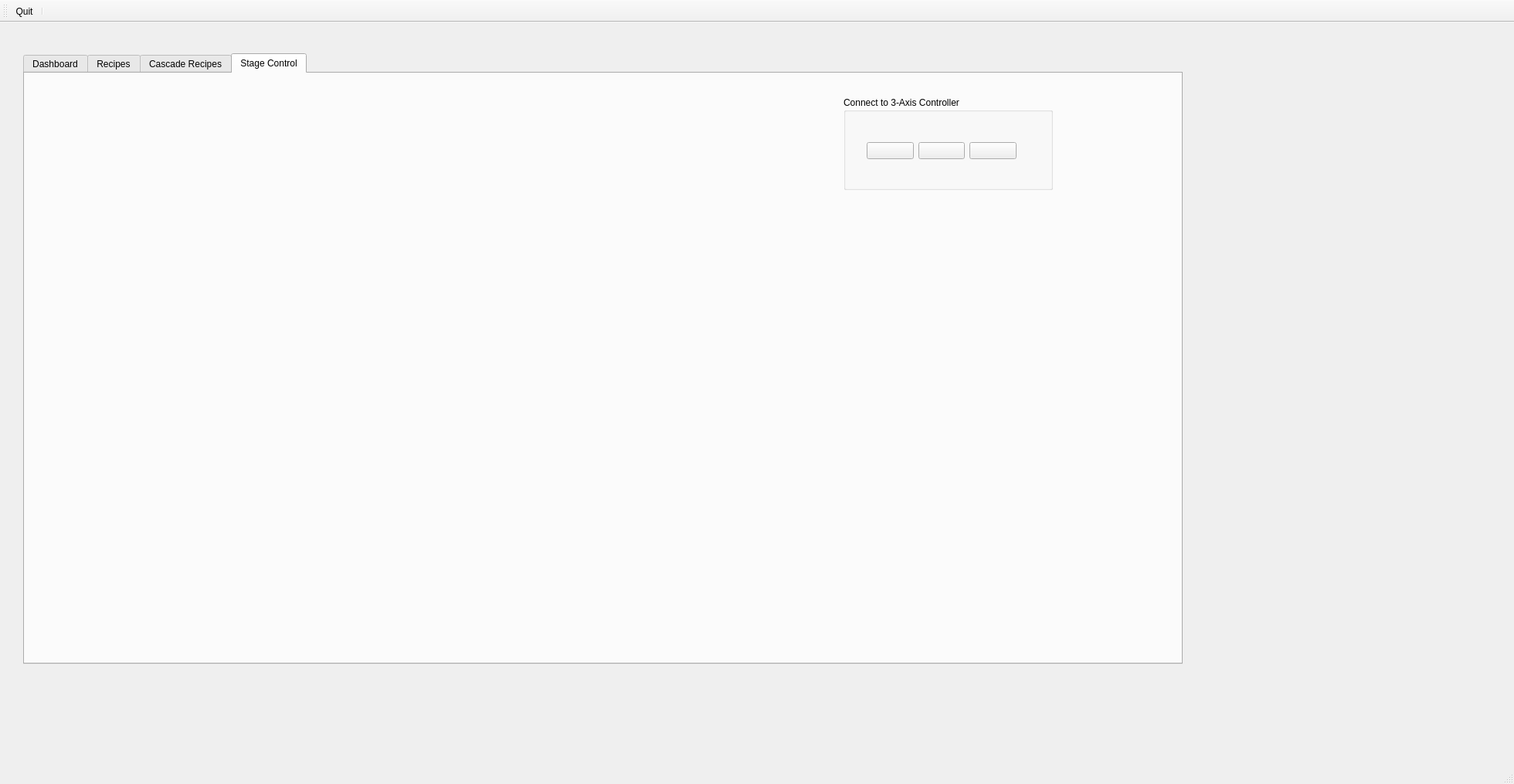
<?xml version="1.0" encoding="UTF-8"?>
<ui version="4.0">
 <class>MainWindow</class>
 <widget class="QMainWindow" name="MainWindow">
  <property name="geometry">
   <rect>
    <x>0</x>
    <y>0</y>
    <width>1960</width>
    <height>1015</height>
   </rect>
  </property>
  <property name="sizePolicy">
   <sizepolicy hsizetype="Minimum" vsizetype="Minimum">
    <horstretch>0</horstretch>
    <verstretch>0</verstretch>
   </sizepolicy>
  </property>
  <property name="minimumSize">
   <size>
    <width>75</width>
    <height>75</height>
   </size>
  </property>
  <property name="windowTitle">
   <string>MainWindow</string>
  </property>
  <property name="styleSheet">
   <string notr="true"/>
  </property>
  <widget class="QWidget" name="centralwidget">
   <widget class="QTabWidget" name="mainTabWidget">
    <property name="geometry">
     <rect>
      <x>30</x>
      <y>40</y>
      <width>1501</width>
      <height>791</height>
     </rect>
    </property>
    <property name="tabPosition">
     <enum>QTabWidget::North</enum>
    </property>
    <property name="tabShape">
     <enum>QTabWidget::Rounded</enum>
    </property>
    <property name="currentIndex">
     <number>3</number>
    </property>
    <property name="iconSize">
     <size>
      <width>48</width>
      <height>48</height>
     </size>
    </property>
    <property name="movable">
     <bool>false</bool>
    </property>
    <widget class="QWidget" name="tab_2">
     <attribute name="icon">
      <iconset theme="applications-office">
       <normaloff>.</normaloff>.</iconset>
     </attribute>
     <attribute name="title">
      <string>Dashboard</string>
     </attribute>
     <widget class="QGroupBox" name="groupBox_3">
      <property name="geometry">
       <rect>
        <x>1060</x>
        <y>30</y>
        <width>401</width>
        <height>101</height>
       </rect>
      </property>
      <property name="title">
       <string>Connect to Main Controller</string>
      </property>
      <widget class="QPushButton" name="mainConnectButton">
       <property name="geometry">
        <rect>
         <x>150</x>
         <y>30</y>
         <width>71</width>
         <height>61</height>
        </rect>
       </property>
       <property name="text">
        <string/>
       </property>
       <property name="icon">
        <iconset resource="../ONTOS3.qrc">
         <normaloff>:/images/connect.png</normaloff>:/images/connect.png</iconset>
       </property>
       <property name="iconSize">
        <size>
         <width>48</width>
         <height>48</height>
        </size>
       </property>
      </widget>
      <widget class="QComboBox" name="mainSerialBox">
       <property name="geometry">
        <rect>
         <x>20</x>
         <y>30</y>
         <width>121</width>
         <height>61</height>
        </rect>
       </property>
      </widget>
      <widget class="QPushButton" name="mainDisconnectButton">
       <property name="geometry">
        <rect>
         <x>230</x>
         <y>30</y>
         <width>71</width>
         <height>61</height>
        </rect>
       </property>
       <property name="text">
        <string/>
       </property>
       <property name="icon">
        <iconset resource="../ONTOS3.qrc">
         <normaloff>:/images/disconnect.png</normaloff>:/images/disconnect.png</iconset>
       </property>
       <property name="iconSize">
        <size>
         <width>48</width>
         <height>48</height>
        </size>
       </property>
      </widget>
      <widget class="QPushButton" name="mainSettingsButton">
       <property name="geometry">
        <rect>
         <x>310</x>
         <y>30</y>
         <width>71</width>
         <height>61</height>
        </rect>
       </property>
       <property name="text">
        <string/>
       </property>
       <property name="icon">
        <iconset resource="../ONTOS3.qrc">
         <normaloff>:/images/settings.png</normaloff>:/images/settings.png</iconset>
       </property>
       <property name="iconSize">
        <size>
         <width>48</width>
         <height>48</height>
        </size>
       </property>
      </widget>
     </widget>
     <widget class="QGroupBox" name="groupBox_4">
      <property name="geometry">
       <rect>
        <x>100</x>
        <y>30</y>
        <width>311</width>
        <height>291</height>
       </rect>
      </property>
      <property name="title">
       <string>Gases</string>
      </property>
      <widget class="QWidget" name="verticalLayoutWidget">
       <property name="geometry">
        <rect>
         <x>40</x>
         <y>50</y>
         <width>221</width>
         <height>201</height>
        </rect>
       </property>
       <layout class="QVBoxLayout" name="verticalLayout">
        <item>
         <widget class="QProgressBar" name="progressBar_3">
          <property name="sizePolicy">
           <sizepolicy hsizetype="Expanding" vsizetype="Preferred">
            <horstretch>0</horstretch>
            <verstretch>0</verstretch>
           </sizepolicy>
          </property>
          <property name="value">
           <number>24</number>
          </property>
         </widget>
        </item>
        <item>
         <widget class="QProgressBar" name="progressBar_2">
          <property name="sizePolicy">
           <sizepolicy hsizetype="Expanding" vsizetype="Preferred">
            <horstretch>0</horstretch>
            <verstretch>0</verstretch>
           </sizepolicy>
          </property>
          <property name="value">
           <number>24</number>
          </property>
         </widget>
        </item>
        <item>
         <widget class="QProgressBar" name="progressBar_4">
          <property name="sizePolicy">
           <sizepolicy hsizetype="Expanding" vsizetype="Preferred">
            <horstretch>0</horstretch>
            <verstretch>0</verstretch>
           </sizepolicy>
          </property>
          <property name="value">
           <number>24</number>
          </property>
         </widget>
        </item>
        <item>
         <widget class="QProgressBar" name="progressBar">
          <property name="sizePolicy">
           <sizepolicy hsizetype="Expanding" vsizetype="Preferred">
            <horstretch>0</horstretch>
            <verstretch>0</verstretch>
           </sizepolicy>
          </property>
          <property name="value">
           <number>24</number>
          </property>
         </widget>
        </item>
       </layout>
      </widget>
     </widget>
    </widget>
    <widget class="QWidget" name="tab">
     <attribute name="icon">
      <iconset theme="applications-science">
       <normaloff>.</normaloff>.</iconset>
     </attribute>
     <attribute name="title">
      <string>Recipes</string>
     </attribute>
     <widget class="QGroupBox" name="groupBox">
      <property name="geometry">
       <rect>
        <x>40</x>
        <y>40</y>
        <width>551</width>
        <height>211</height>
       </rect>
      </property>
      <property name="title">
       <string>Gasses</string>
      </property>
      <property name="alignment">
       <set>Qt::AlignCenter</set>
      </property>
      <property name="flat">
       <bool>false</bool>
      </property>
      <property name="checkable">
       <bool>false</bool>
      </property>
      <widget class="QWidget" name="gridLayoutWidget">
       <property name="geometry">
        <rect>
         <x>30</x>
         <y>40</y>
         <width>493</width>
         <height>131</height>
        </rect>
       </property>
       <layout class="QGridLayout" name="gridLayout">
        <item row="2" column="3">
         <widget class="QPushButton" name="pushButton_4">
          <property name="sizePolicy">
           <sizepolicy hsizetype="Minimum" vsizetype="Preferred">
            <horstretch>0</horstretch>
            <verstretch>0</verstretch>
           </sizepolicy>
          </property>
          <property name="text">
           <string>Set</string>
          </property>
         </widget>
        </item>
        <item row="0" column="0">
         <widget class="QLabel" name="label">
          <property name="text">
           <string>MFC 1 Recipe Flow</string>
          </property>
          <property name="alignment">
           <set>Qt::AlignCenter</set>
          </property>
         </widget>
        </item>
        <item row="0" column="2">
         <widget class="QLabel" name="label_3">
          <property name="text">
           <string>MFC 3 Recipe Flow</string>
          </property>
          <property name="alignment">
           <set>Qt::AlignCenter</set>
          </property>
         </widget>
        </item>
        <item row="1" column="2">
         <widget class="QProgressBar" name="recipeProgressBar_3">
          <property name="sizePolicy">
           <sizepolicy hsizetype="Expanding" vsizetype="Preferred">
            <horstretch>0</horstretch>
            <verstretch>0</verstretch>
           </sizepolicy>
          </property>
          <property name="value">
           <number>24</number>
          </property>
         </widget>
        </item>
        <item row="1" column="0">
         <widget class="QProgressBar" name="recipeProgressBar">
          <property name="sizePolicy">
           <sizepolicy hsizetype="Expanding" vsizetype="Preferred">
            <horstretch>0</horstretch>
            <verstretch>0</verstretch>
           </sizepolicy>
          </property>
          <property name="value">
           <number>24</number>
          </property>
         </widget>
        </item>
        <item row="1" column="1">
         <widget class="QProgressBar" name="recipeProgressBar_2">
          <property name="sizePolicy">
           <sizepolicy hsizetype="Expanding" vsizetype="Preferred">
            <horstretch>0</horstretch>
            <verstretch>0</verstretch>
           </sizepolicy>
          </property>
          <property name="value">
           <number>24</number>
          </property>
         </widget>
        </item>
        <item row="0" column="1">
         <widget class="QLabel" name="label_2">
          <property name="text">
           <string>MFC 2 Recipe Flow</string>
          </property>
          <property name="alignment">
           <set>Qt::AlignCenter</set>
          </property>
         </widget>
        </item>
        <item row="1" column="3">
         <widget class="QProgressBar" name="recipeProgressBar_4">
          <property name="sizePolicy">
           <sizepolicy hsizetype="Expanding" vsizetype="Preferred">
            <horstretch>0</horstretch>
            <verstretch>0</verstretch>
           </sizepolicy>
          </property>
          <property name="value">
           <number>24</number>
          </property>
         </widget>
        </item>
        <item row="2" column="1">
         <widget class="QPushButton" name="pushButton_2">
          <property name="sizePolicy">
           <sizepolicy hsizetype="Minimum" vsizetype="Preferred">
            <horstretch>0</horstretch>
            <verstretch>0</verstretch>
           </sizepolicy>
          </property>
          <property name="text">
           <string>Set</string>
          </property>
         </widget>
        </item>
        <item row="0" column="3">
         <widget class="QLabel" name="label_4">
          <property name="text">
           <string>MFC 4 Recipe Flow</string>
          </property>
          <property name="alignment">
           <set>Qt::AlignCenter</set>
          </property>
         </widget>
        </item>
        <item row="2" column="0">
         <widget class="QPushButton" name="pushButton">
          <property name="sizePolicy">
           <sizepolicy hsizetype="Minimum" vsizetype="Preferred">
            <horstretch>0</horstretch>
            <verstretch>0</verstretch>
           </sizepolicy>
          </property>
          <property name="text">
           <string>Set</string>
          </property>
         </widget>
        </item>
        <item row="2" column="2">
         <widget class="QPushButton" name="pushButton_3">
          <property name="sizePolicy">
           <sizepolicy hsizetype="Minimum" vsizetype="Preferred">
            <horstretch>0</horstretch>
            <verstretch>0</verstretch>
           </sizepolicy>
          </property>
          <property name="text">
           <string>Set</string>
          </property>
         </widget>
        </item>
       </layout>
      </widget>
     </widget>
     <widget class="QWidget" name="verticalLayoutWidget_2">
      <property name="geometry">
       <rect>
        <x>670</x>
        <y>130</y>
        <width>160</width>
        <height>80</height>
       </rect>
      </property>
      <layout class="QVBoxLayout" name="verticalLayout_2">
       <item>
        <widget class="QLabel" name="label_17">
         <property name="text">
          <string>RF Recipe Power</string>
         </property>
        </widget>
       </item>
       <item>
        <widget class="QProgressBar" name="progressBar_5">
         <property name="value">
          <number>24</number>
         </property>
        </widget>
       </item>
       <item>
        <widget class="QPushButton" name="RFRecipeButton">
         <property name="text">
          <string>Set</string>
         </property>
        </widget>
       </item>
      </layout>
     </widget>
     <widget class="QWidget" name="verticalLayoutWidget_3">
      <property name="geometry">
       <rect>
        <x>860</x>
        <y>130</y>
        <width>160</width>
        <height>101</height>
       </rect>
      </property>
      <layout class="QVBoxLayout" name="verticalLayout_3">
       <item>
        <widget class="QLabel" name="label_18">
         <property name="text">
          <string>Tuner Recipe Position</string>
         </property>
        </widget>
       </item>
       <item>
        <widget class="QProgressBar" name="progressBar_6">
         <property name="value">
          <number>24</number>
         </property>
        </widget>
       </item>
       <item>
        <widget class="QPushButton" name="TunerRecipeButton">
         <property name="text">
          <string>Set</string>
         </property>
        </widget>
       </item>
       <item>
        <widget class="QCheckBox" name="AutoTuneCheckBox">
         <property name="text">
          <string>Auto Tune On</string>
         </property>
        </widget>
       </item>
      </layout>
     </widget>
     <widget class="QPushButton" name="loadRecipeButton">
      <property name="geometry">
       <rect>
        <x>650</x>
        <y>20</y>
        <width>151</width>
        <height>51</height>
       </rect>
      </property>
      <property name="text">
       <string>Open Recipe</string>
      </property>
     </widget>
     <widget class="QPushButton" name="saveAsRecipeButton">
      <property name="geometry">
       <rect>
        <x>850</x>
        <y>20</y>
        <width>151</width>
        <height>51</height>
       </rect>
      </property>
      <property name="text">
       <string>Save Recipe</string>
      </property>
     </widget>
    </widget>
    <widget class="QWidget" name="tab_3">
     <attribute name="icon">
      <iconset theme="applications-multimedia">
       <normaloff>.</normaloff>.</iconset>
     </attribute>
     <attribute name="title">
      <string>Cascade Recipes</string>
     </attribute>
     <widget class="QListWidget" name="listCascadeRecipes">
      <property name="geometry">
       <rect>
        <x>280</x>
        <y>100</y>
        <width>271</width>
        <height>281</height>
       </rect>
      </property>
     </widget>
     <widget class="QPushButton" name="addCascadeRecipeButton">
      <property name="geometry">
       <rect>
        <x>109</x>
        <y>110</y>
        <width>151</width>
        <height>51</height>
       </rect>
      </property>
      <property name="text">
       <string>Add Recipe</string>
      </property>
     </widget>
     <widget class="QPushButton" name="removeCascadeRecipeButton">
      <property name="geometry">
       <rect>
        <x>109</x>
        <y>170</y>
        <width>151</width>
        <height>51</height>
       </rect>
      </property>
      <property name="text">
       <string>Remove Recipe</string>
      </property>
     </widget>
     <widget class="QPushButton" name="saveAsCascadeRecipeButton">
      <property name="geometry">
       <rect>
        <x>110</x>
        <y>230</y>
        <width>151</width>
        <height>51</height>
       </rect>
      </property>
      <property name="text">
       <string>Save Cascade Recipe</string>
      </property>
     </widget>
    </widget>
    <widget class="QWidget" name="tab_4">
     <attribute name="icon">
      <iconset theme="applications-development">
       <normaloff>.</normaloff>.</iconset>
     </attribute>
     <attribute name="title">
      <string>Stage Control</string>
     </attribute>
     <widget class="QGroupBox" name="groupBox_2">
      <property name="geometry">
       <rect>
        <x>1060</x>
        <y>30</y>
        <width>271</width>
        <height>121</height>
       </rect>
      </property>
      <property name="title">
       <string>Connect to 3-Axis Controller</string>
      </property>
      <widget class="QWidget" name="horizontalLayoutWidget">
       <property name="geometry">
        <rect>
         <x>30</x>
         <y>30</y>
         <width>194</width>
         <height>80</height>
        </rect>
       </property>
       <layout class="QHBoxLayout" name="horizontalLayout">
        <item>
         <widget class="QPushButton" name="stageConnectButton">
          <property name="text">
           <string/>
          </property>
          <property name="icon">
           <iconset resource="../ONTOS3.qrc">
            <normaloff>:/images/connect.png</normaloff>:/images/connect.png</iconset>
          </property>
          <property name="iconSize">
           <size>
            <width>48</width>
            <height>48</height>
           </size>
          </property>
         </widget>
        </item>
        <item>
         <widget class="QPushButton" name="stageDisconnectButton">
          <property name="text">
           <string/>
          </property>
          <property name="icon">
           <iconset resource="../ONTOS3.qrc">
            <normaloff>:/images/disconnect.png</normaloff>:/images/disconnect.png</iconset>
          </property>
          <property name="iconSize">
           <size>
            <width>48</width>
            <height>48</height>
           </size>
          </property>
         </widget>
        </item>
        <item>
         <widget class="QPushButton" name="stageSettingsButton">
          <property name="text">
           <string/>
          </property>
          <property name="icon">
           <iconset resource="../ONTOS3.qrc">
            <normaloff>:/images/settings.png</normaloff>:/images/settings.png</iconset>
          </property>
          <property name="iconSize">
           <size>
            <width>48</width>
            <height>48</height>
           </size>
          </property>
         </widget>
        </item>
       </layout>
      </widget>
     </widget>
     <widget class="QWidget" name="verticalLayoutWidget_4">
      <property name="geometry">
       <rect>
        <x>50</x>
        <y>40</y>
        <width>681</width>
        <height>451</height>
       </rect>
      </property>
      <layout class="QVBoxLayout" name="verticalLayout_4"/>
     </widget>
    </widget>
   </widget>
  </widget>
  <widget class="QStatusBar" name="statusBar">
   <property name="font">
    <font>
     <family>Century Gothic</family>
     <pointsize>10</pointsize>
     <bold>false</bold>
    </font>
   </property>
  </widget>
  <widget class="QToolBar" name="toolBar">
   <property name="windowTitle">
    <string>toolBar_2</string>
   </property>
   <property name="iconSize">
    <size>
     <width>48</width>
     <height>48</height>
    </size>
   </property>
   <attribute name="toolBarArea">
    <enum>TopToolBarArea</enum>
   </attribute>
   <attribute name="toolBarBreak">
    <bool>false</bool>
   </attribute>
   <addaction name="actionQuit"/>
   <addaction name="separator"/>
  </widget>
  <action name="actionQuit">
   <property name="icon">
    <iconset theme="system-shutdown" resource="../ONTOS3.qrc">
     <normaloff>:/images/application-exit.png</normaloff>:/images/application-exit.png</iconset>
   </property>
   <property name="text">
    <string>Quit</string>
   </property>
   <property name="toolTip">
    <string>Exit the program</string>
   </property>
  </action>
 </widget>
 <resources>
  <include location="../ONTOS3.qrc"/>
 </resources>
 <connections/>
</ui>
